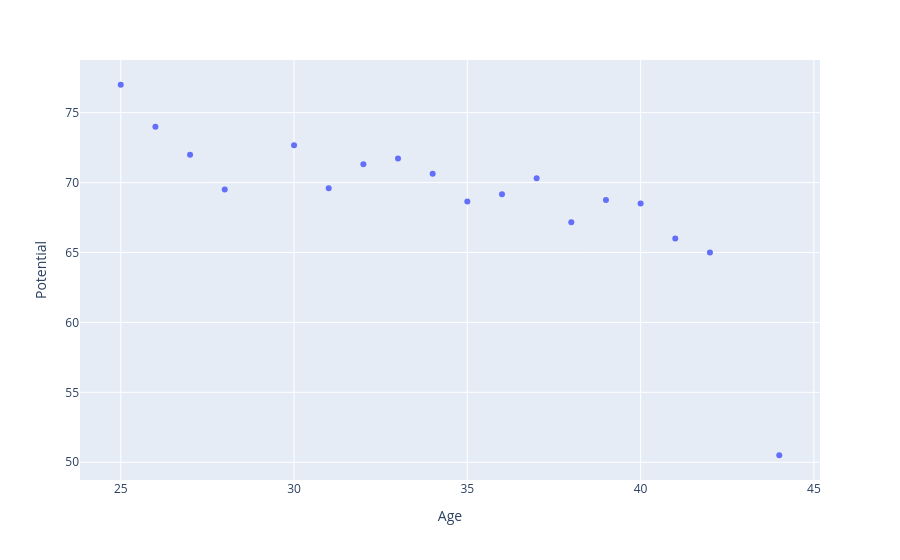

Notebook source saved alongside this figure:
### Code cell
#Create the scatter showing Potential matched against Age
px.scatter(t1fifa, 'Age', 'Potential', hover_data = "Wage")

### Figure 1 — Plotly figure (JSON) as saved in the notebook; plotly's stock layout.template omitted (floating-point values rounded to 4 significant figures)
{"data": [{"customdata": [[14000.0], [12000.0], [4000.0], [22500.0], [20000.0], [9533.0], [19920.0], [26100.0], [14590.0], [9316.0], [7294.0], [11800.0], [5720.0], [4625.0], [14330.0], [2333.0], [1000.0], [1000.0]], "hovertemplate": "Age=%{x}<br>Potential=%{y}<br>Wage=%{customdata[0]}<extra></extra>", "legendgroup": "", "marker": {"color": "#636efa", "symbol": "circle"}, "mode": "markers", "name": "", "orientation": "v", "showlegend": false, "type": "scatter", "x": [25, 26, 27, 28, 30, 31, 32, 33, 34, 35, 36, 37, 38, 39, 40, 41, 42, 44], "xaxis": "x", "y": [77.0, 74.0, 72.0, 69.5, 72.67, 69.6, 71.32, 71.73, 70.64, 68.66, 69.18, 70.31, 67.16, 68.75, 68.5, 66.0, 65.0, 50.5], "yaxis": "y"}], "layout": {"legend": {"tracegroupgap": 0}, "margin": {"t": 60}, "xaxis": {"anchor": "y", "domain": [0, 1], "title": {"text": "Age"}}, "yaxis": {"anchor": "x", "domain": [0, 1], "title": {"text": "Potential"}}}}
